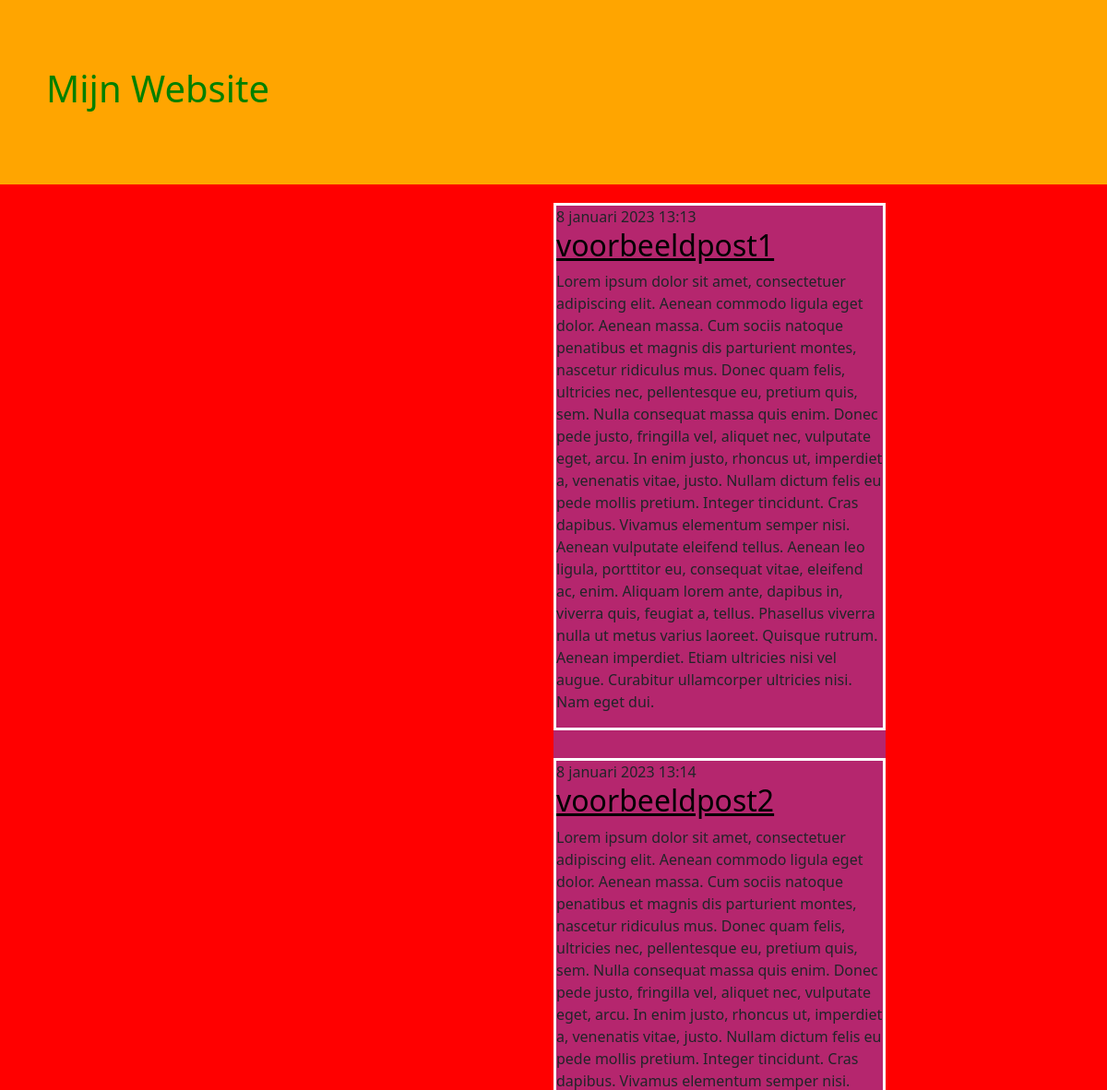
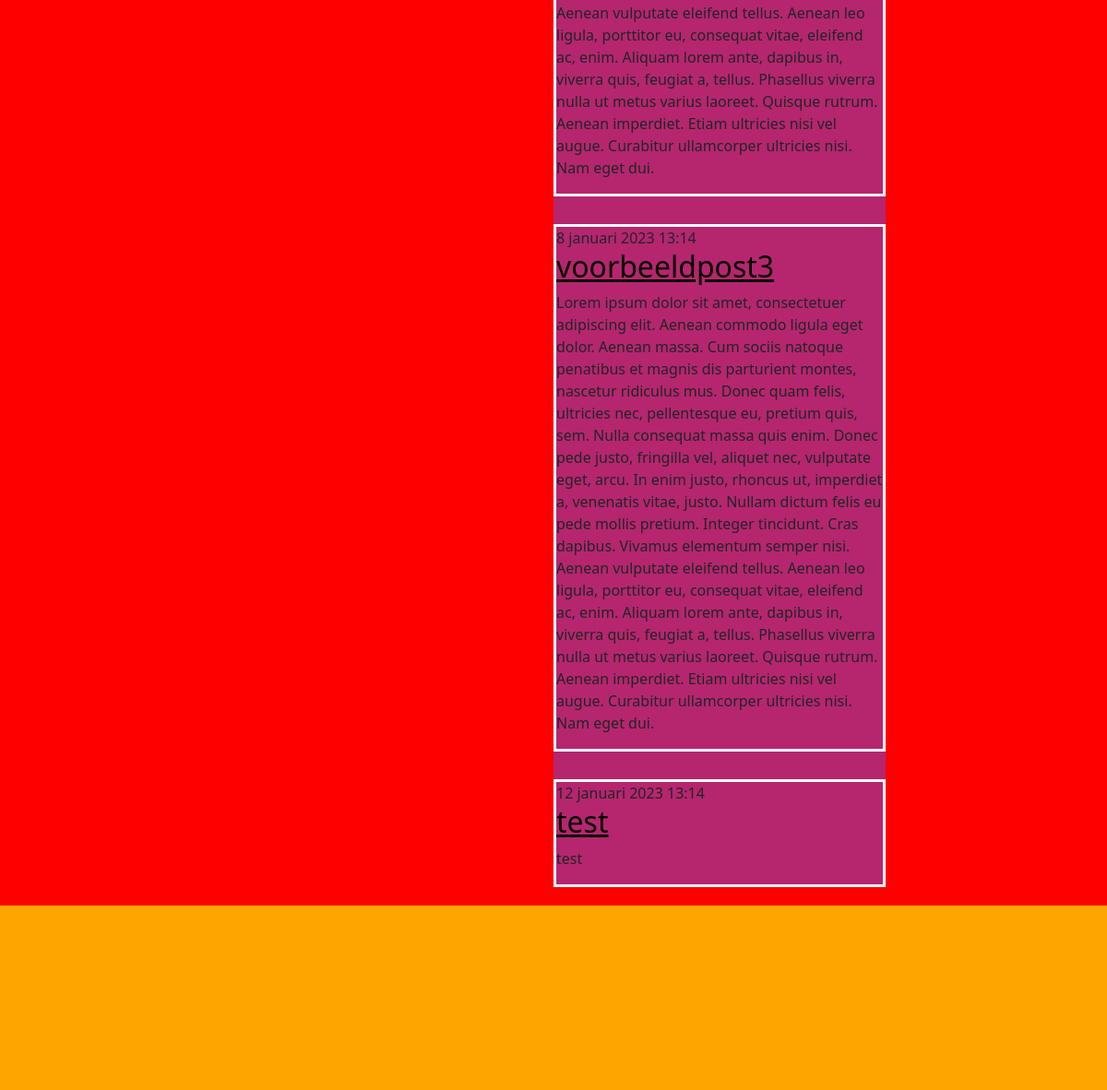
The page / on the database its author committed (2 pictures, top to bottom).
### blog/models.py (models this page shows, shortened)
class Post(models.Model):
   author = models.ForeignKey(settings.AUTH_USER_MODEL, on_delete=models.CASCADE)
   title = models.CharField(max_length=200)
   text = models.TextField()
   created_date = models.DateTimeField(default=timezone.now)
   published_date = models.DateTimeField(blank=True, null=True)

### blog/views.py (the view)
# urls.py: path('', views.post_list, name='post_list'),
def post_list(request):
   posts = Post.objects.filter(published_date__lte=timezone.now()) .order_by('published_date')
   return render(request, 'blog/post_list.html', {'posts': posts})

### blog/templates/blog/post_list.html (shortened to what this page needs)
{% load static %}
<!DOCTYPE html>
<html lang="en">
<head>
<link href=
    "https://cdn.jsdelivr.net/npm/bootstrap@5.1.3/dist/css/bootstrap.min.css"
rel="stylesheet"
integrity=
"sha384-1BmE4kWBq78iYhFldvKuhfTAU6auU8tT94WrHftjDbrCEXSU1oBoqyl2QvZ6jIW3"
crossorigin="anonymous">
<link rel="stylesheet" href="{% static 'css/stijl.css' %}">
</head>
<body>
    <header>
        <h1>Mijn Website</h1>
        </header>
        <section>
                <div class ="container2">
                    {% block content %}
                    {% for post in posts %}
                    <article class="post">
                    <time class="date">
                    {{ post.published_date }}
                    </time>
                    <h2><a href="">{{ post.title }}</a></h2>
                    <p>{{ post.text|linebreaksbr }}</p>
                    </article>
                    {% endfor %}
                    {% endblock %}
                </div>
        </section>
        <footer>
        </footer>
</body>
</html>

### blog/static/css/stijl.css (style rules this page uses)
header { min-height: 200px; background-color: orange; color: black; display : flex; align-items: center; padding-left: 50px; }
footer { background-color: orange; color: black; min-height: 200px; }
h1 { color: green; }
article { border: 3px solid white; }
section { display:flex; align-items: center; justify-content: flex-end; background-color: red; }
.container2 { display:flex; flex-direction: column; background-color: rgb(181, 38, 110); gap: 30px; width: 30%; margin: 20px 20% 20px; }
a { color: black; }

### rows shown on the page
Post: published_date "8 januari 2023 13:13", title "voorbeeldpost1", text "Lorem ipsum dolor sit amet, consectetuer adipiscing elit. Aenean commodo ligula eget dolor. Aenean massa. Cum sociis natoque penatibus et magnis dis parturient montes, nascetur ridiculus mus. Donec quam felis, ultricies nec, pellentesque eu, pretium quis, sem. Nulla consequat massa quis enim. Donec pede justo, fringilla vel, aliquet nec, vulputate eget, arcu. In enim justo, rhoncus ut, imperdiet a, venenatis vitae, justo. Nullam dictum felis eu pede mollis pretium. Integer tincidunt. Cras dapibus. Vivamus elementum semper nisi. Aenean vulputate eleifend tellus. Aenean leo ligula, porttitor eu, consequat vitae, eleifend ac, enim. Aliquam lorem ante, dapibus in, viverra quis, feugiat a,…"
Post: published_date "8 januari 2023 13:14", title "voorbeeldpost2", text "Lorem ipsum dolor sit amet, consectetuer adipiscing elit. Aenean commodo ligula eget dolor. Aenean massa. Cum sociis natoque penatibus et magnis dis parturient montes, nascetur ridiculus mus. Donec quam felis, ultricies nec, pellentesque eu, pretium quis, sem. Nulla consequat massa quis enim. Donec pede justo, fringilla vel, aliquet nec, vulputate eget, arcu. In enim justo, rhoncus ut, imperdiet a, venenatis vitae, justo. Nullam dictum felis eu pede mollis pretium. Integer tincidunt. Cras dapibus. Vivamus elementum semper nisi. Aenean vulputate eleifend tellus. Aenean leo ligula, porttitor eu, consequat vitae, eleifend ac, enim. Aliquam lorem ante, dapibus in, viverra quis, feugiat a,…"
Post: published_date "8 januari 2023 13:14", title "voorbeeldpost3", text "Lorem ipsum dolor sit amet, consectetuer adipiscing elit. Aenean commodo ligula eget dolor. Aenean massa. Cum sociis natoque penatibus et magnis dis parturient montes, nascetur ridiculus mus. Donec quam felis, ultricies nec, pellentesque eu, pretium quis, sem. Nulla consequat massa quis enim. Donec pede justo, fringilla vel, aliquet nec, vulputate eget, arcu. In enim justo, rhoncus ut, imperdiet a, venenatis vitae, justo. Nullam dictum felis eu pede mollis pretium. Integer tincidunt. Cras dapibus. Vivamus elementum semper nisi. Aenean vulputate eleifend tellus. Aenean leo ligula, porttitor eu, consequat vitae, eleifend ac, enim. Aliquam lorem ante, dapibus in, viverra quis, feugiat a,…"
Post: published_date "12 januari 2023 13:14", title "test", text "test"
